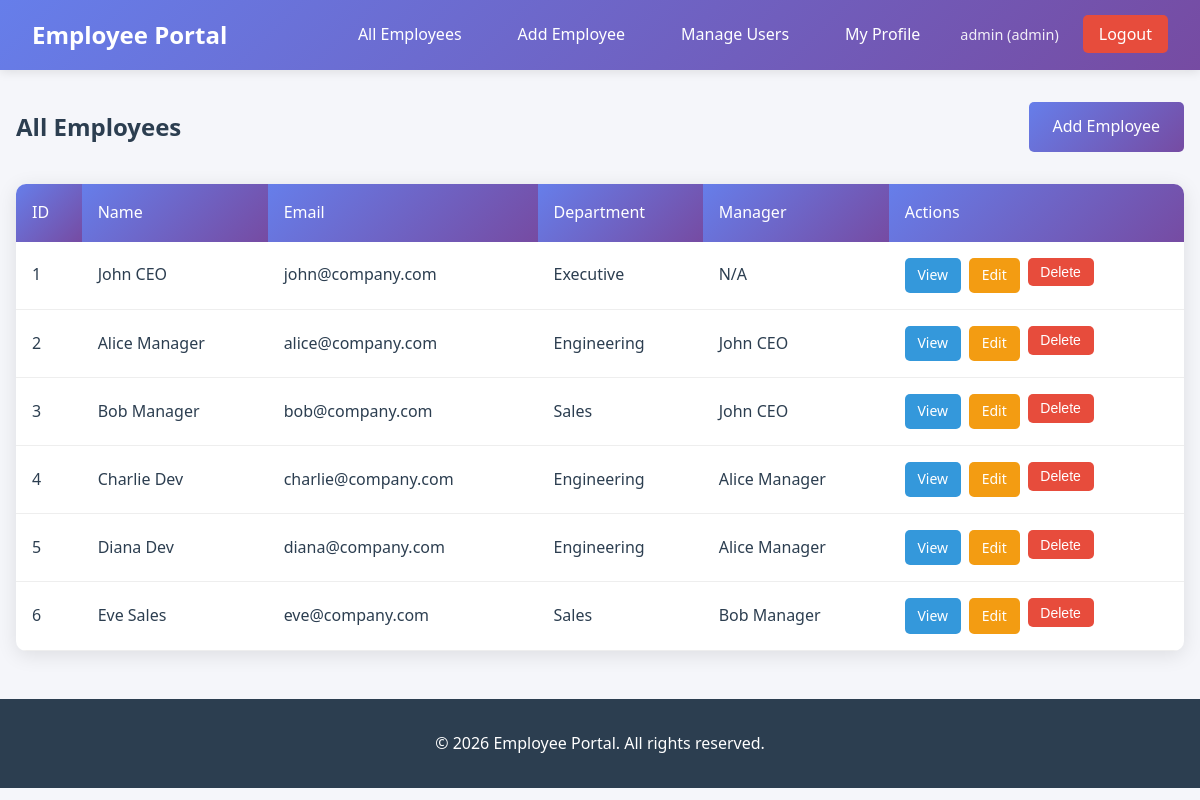
Page /employees (signed in) on the committed database.
### app/models/user.py (models this page shows, shortened)
class User(UserMixin, db.Model):
    __tablename__ = 'users'
    id = db.Column(db.Integer, primary_key=True)
    username = db.Column(db.String(80), unique=True, nullable=False)
    password = db.Column(db.String(255), nullable=False)
    role = db.Column(db.String(20), nullable=False, default='employee')  # admin, manager, employee
    employee_id = db.Column(db.Integer, db.ForeignKey('employees.id'), nullable=True)
    employee = db.relationship('Employee', backref='user', foreign_keys=[employee_id])

### app/models/employee.py (models this page shows, shortened)
class Employee(db.Model):
    __tablename__ = 'employees'
    id = db.Column(db.Integer, primary_key=True)
    name = db.Column(db.String(100), nullable=False)
    email = db.Column(db.String(120), unique=True, nullable=False)
    department = db.Column(db.String(100), nullable=False)
    manager_id = db.Column(db.Integer, db.ForeignKey('employees.id'), nullable=True)
    manager = db.relationship('Employee', remote_side=[id], backref='team_members')

### app/routes/employees.py (the view)
@employees_bp.route('/employees')
@login_required
@role_required('admin', 'manager')
def list_employees():
    employees = Employee.query.all()
    return render_template('employees/list.html', employees=employees)

### app/__init__.py (called while the page is built)
@login_manager.user_loader
def load_user(user_id):
    from app.models.user import User
    return User.query.get(int(user_id))

### app/templates/employees/list.html (shortened to what this page needs)
{% extends 'base.html' %}
{% block content %}
<div class="page-header">
    <h2>All Employees</h2>
    {% if current_user.role == 'admin' %}
    <a href="{{ url_for('employees.create_employee') }}" class="btn btn-primary">Add Employee</a>
    {% endif %}
</div>
<table class="data-table">
    <thead>
        <tr>
            <th>ID</th>
            <th>Name</th>
            <th>Email</th>
            <th>Department</th>
            <th>Manager</th>
            <th>Actions</th>
        </tr>
    </thead>
    <tbody>
        {% for employee in employees %}
        <tr>
            <td>{{ employee.id }}</td>
            <td>{{ employee.name }}</td>
            <td>{{ employee.email }}</td>
            <td>{{ employee.department }}</td>
            <td>{{ employee.manager.name if employee.manager else 'N/A' }}</td>
            <td class="actions">
                <a href="{{ url_for('employees.view_employee', id=employee.id) }}" class="btn btn-sm btn-info">View</a>
                {% if current_user.role == 'admin' or (current_user.role == 'manager' and employee.manager_id == current_user.employee_id) %}
                <a href="{{ url_for('employees.edit_employee', id=employee.id) }}" class="btn btn-sm btn-warning">Edit</a>
                {% endif %}
                {% if current_user.role == 'admin' %}
                <form action="{{ url_for('employees.delete_employee', id=employee.id) }}" method="POST" style="display:inline;">
                    <button type="submit" class="btn btn-sm btn-danger" onclick="return confirm('Are you sure?')">Delete</button>
                </form>
                {% endif %}
            </td>
        </tr>
        {% else %}
        <tr>
            <td colspan="6">No employees found.</td>
        </tr>
        {% endfor %}
    </tbody>
</table>
{% endblock %}

### app/templates/base.html (shortened to what this page needs)
<!DOCTYPE html>
<html lang="en">
<head>
    <link rel="stylesheet" href="{{ url_for('static', filename='css/style.css') }}">
</head>
<body>
    <nav class="navbar">
        <div class="nav-brand">
            <a href="/">Employee Portal</a>
        </div>
        {% if current_user.is_authenticated %}
        <ul class="nav-links">
            {% if current_user.role in ['admin', 'manager'] %}
            <li><a href="{{ url_for('employees.list_employees') }}">All Employees</a></li>
            {% endif %}
            {% if current_user.role == 'admin' %}
            <li><a href="{{ url_for('employees.create_employee') }}">Add Employee</a></li>
            <li><a href="{{ url_for('employees.manage_users') }}">Manage Users</a></li>
            {% endif %}
            <li><a href="{{ url_for('employees.my_profile') }}">My Profile</a></li>
            <li class="user-info">
                <span>{{ current_user.username }} ({{ current_user.role }})</span>
            </li>
            <li><a href="{{ url_for('auth.logout') }}" class="btn-logout">Logout</a></li>
        </ul>
        {% else %}
        <ul class="nav-links">
            <li><a href="{{ url_for('auth.login') }}">Login</a></li>
            <li><a href="{{ url_for('auth.register') }}">Register</a></li>
        </ul>
        {% endif %}
    </nav>
    <main class="container">
        {% block content %}{% endblock %}
    </main>
    <footer>
        <p>&copy; 2026 Employee Portal. All rights reserved.</p>
    </footer>
</body>
</html>

### app/static/css/style.css (style rules this page uses)
* { margin: 0; padding: 0; box-sizing: border-box; }
body { font-family: 'Segoe UI', Tahoma, Geneva, Verdana, sans-serif; background-color: #f5f6fa; color: #2c3e50; line-height: 1.6; }
.navbar { background: linear-gradient(135deg, #667eea 0%, #764ba2 100%); padding: 1rem 2rem; display: flex; justify-content: space-between; align-items: center; box-shadow: 0 2px 10px rgba(0, 0, 0, 0.1); }
.nav-brand a { color: white; text-decoration: none; font-size: 1.5rem; font-weight: bold; }
.nav-links { display: flex; list-style: none; gap: 1.5rem; align-items: center; }
.nav-links li { list-style: none; }
.nav-links a { color: white; text-decoration: none; padding: 0.5rem 1rem; border-radius: 5px; transition: background 0.3s; }
.user-info span { color: rgba(255, 255, 255, 0.9); font-size: 0.9rem; }
.btn-logout { background: #e74c3c !important; }
.container { max-width: 1200px; margin: 2rem auto; padding: 0 1rem; }
.btn { display: inline-block; padding: 0.75rem 1.5rem; border: none; border-radius: 5px; cursor: pointer; text-decoration: none; font-size: 1rem; transition: transform 0.2s, box-shadow 0.2s; }
.btn-primary { background: linear-gradient(135deg, #667eea 0%, #764ba2 100%); color: white; }
.btn-warning { background: #f39c12; color: white; }
.btn-danger { background: #e74c3c; color: white; }
.btn-info { background: #3498db; color: white; }
.btn-sm { padding: 0.4rem 0.8rem; font-size: 0.875rem; }
.page-header { display: flex; justify-content: space-between; align-items: center; margin-bottom: 2rem; }
.page-header h2 { color: #2c3e50; }
.data-table { width: 100%; background: white; border-radius: 10px; overflow: hidden; box-shadow: 0 4px 20px rgba(0, 0, 0, 0.1); border-collapse: collapse; }
.data-table th, .data-table td { padding: 1rem; text-align: left; }
.data-table th { background: linear-gradient(135deg, #667eea 0%, #764ba2 100%); color: white; font-weight: 500; }
.data-table tbody tr { border-bottom: 1px solid #eee; transition: background 0.2s; }
.data-table .actions { display: flex; gap: 0.5rem; }
footer { text-align: center; padding: 2rem; background: #2c3e50; color: white; margin-top: 3rem; }

### rows in the picture
User: username "admin", role "admin"
Employee: id "1", name "John CEO", email "john@company.com", department "Executive", manager "N/A"
Employee: id "2", name "Alice Manager", email "alice@company.com", department "Engineering", manager "John CEO"
Employee: id "3", name "Bob Manager", email "bob@company.com", department "Sales", manager "John CEO"
Employee: id "4", name "Charlie Dev", email "charlie@company.com", department "Engineering", manager "Alice Manager"
Employee: id "5", name "Diana Dev", email "diana@company.com", department "Engineering", manager "Alice Manager"
Employee: id "6", name "Eve Sales", email "eve@company.com", department "Sales", manager "Bob Manager"
